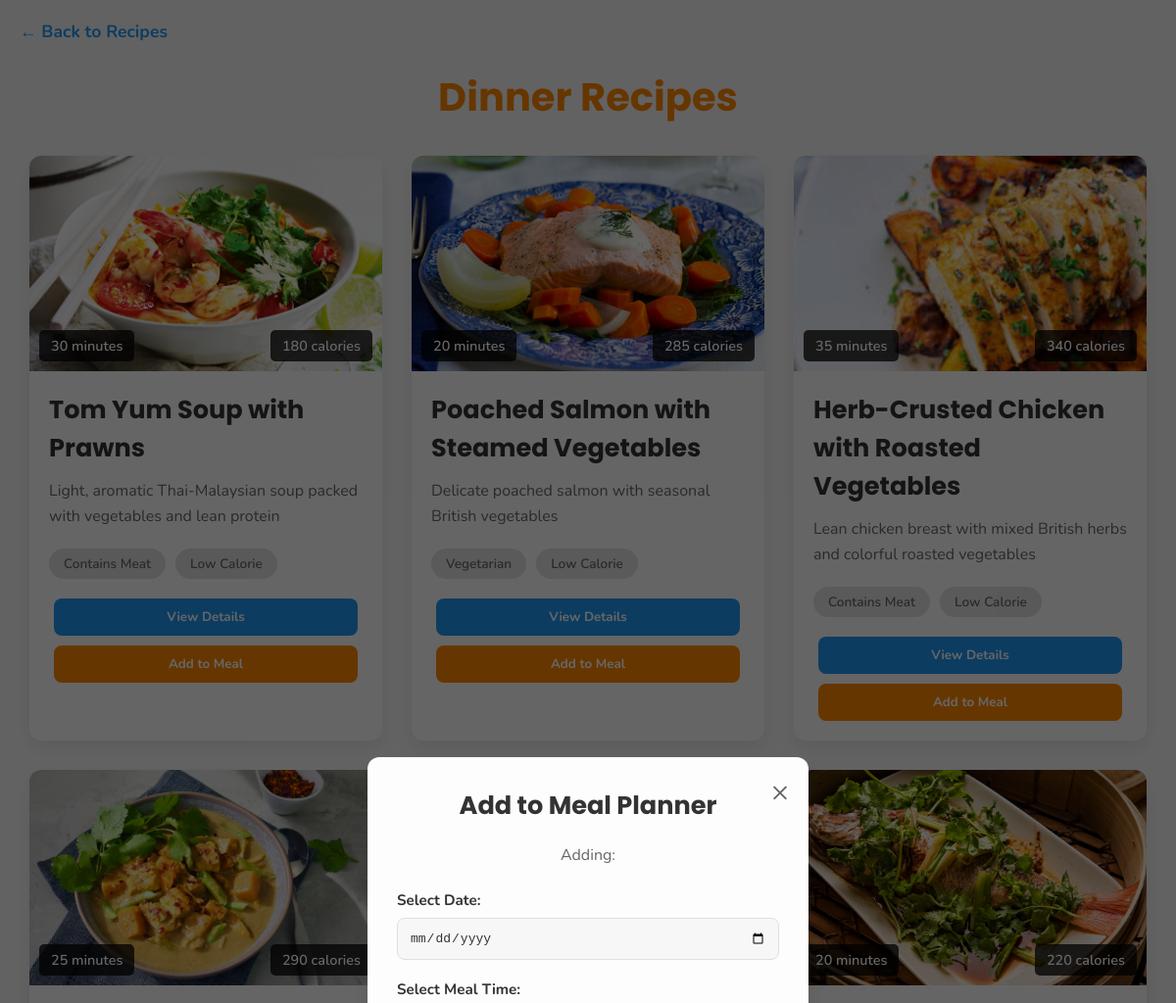
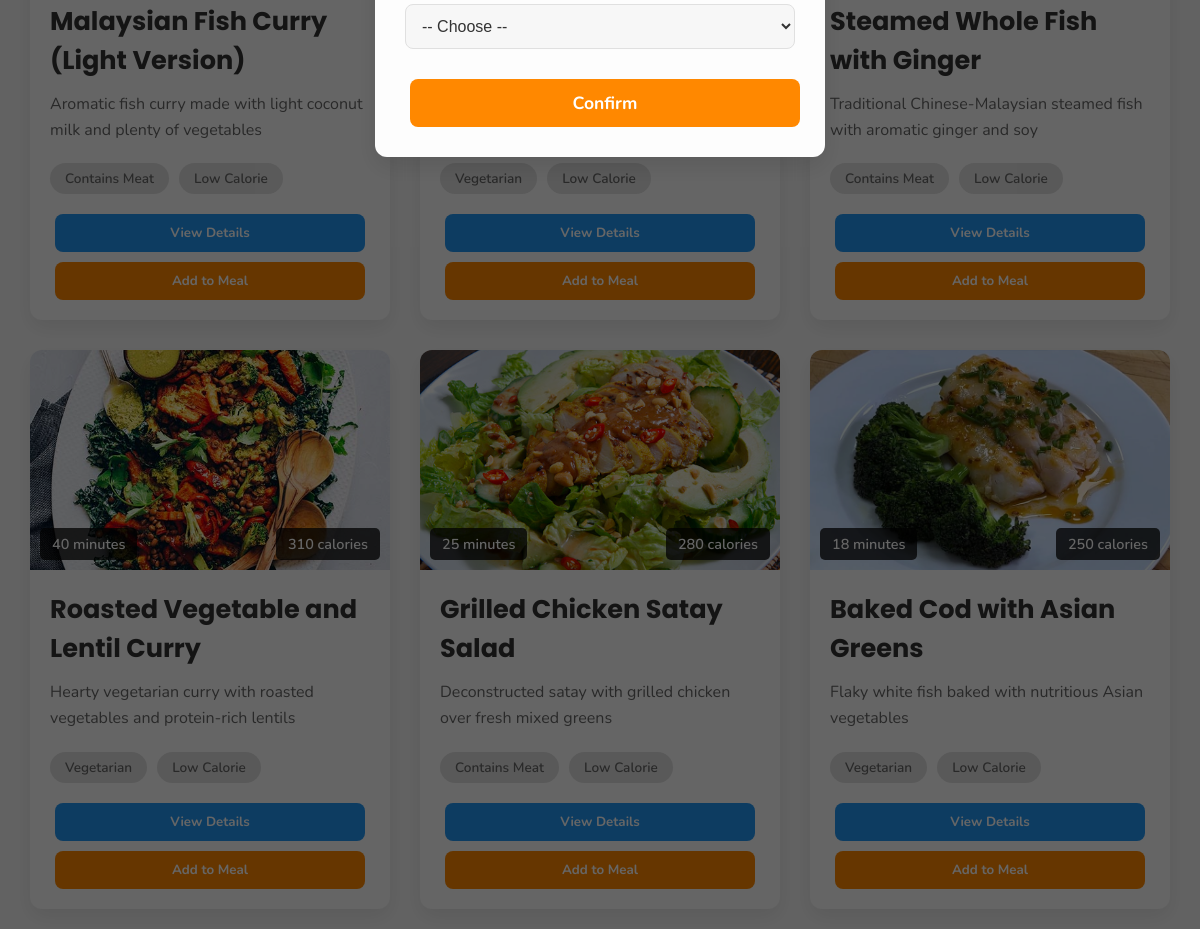
The app's page /php/category.php?category=dinner with its own data (2 pictures, top to bottom).
### tables this page shows
CREATE TABLE `recipes` (
  `recipeid` int NOT NULL,
  `name` varchar(255) NOT NULL,
  `photo` varchar(255) DEFAULT NULL,
  `description` text NOT NULL,
  `calories` int NOT NULL,
  `prep_time` varchar(50) NOT NULL,
  `ingredients` text NOT NULL,
  `instructions` text NOT NULL,
  `category` enum('breakfast','lunch','dinner','snack') NOT NULL,
  `created_at` timestamp NOT NULL DEFAULT CURRENT_TIMESTAMP
);

### php/category.php (the view, shortened to what this page needs)
<?php
include 'db.php';
$category = $_GET['category'];
$query = "SELECT * FROM recipes WHERE category='$category'";
$result = mysqli_query($conn, $query);
?>
<!DOCTYPE html>
<html>
<head>
</head>
<body>
    <a href="../recipe.php" class="back-link">← Back to Recipes</a>
    <h2><?= ucfirst($category) ?> Recipes</h2>
    <div class="recipe-container">
        <?php if (mysqli_num_rows($result) > 0): ?>
            <?php while ($row = mysqli_fetch_assoc($result)): ?>
                <div class="recipe-card">
                    <div class="recipe-image-container">
                        <?php if ($row['photo']): ?>
                            <img class="recipe-image" src="../image/<?= htmlspecialchars($row['photo']) ?>" alt="<?= htmlspecialchars($row['name']) ?>">
                        <?php else: ?>
                            <img class="recipe-image" src="../image/placeholder.jpg" alt="Recipe Image">
                        <?php endif; ?>
                        <div class="recipe-time"><?= htmlspecialchars($row['prep_time']) ?></div>
                        <div class="recipe-calories"><?= htmlspecialchars($row['calories']) ?> calories</div>
                    </div>
                    <div class="recipe-content">
                        <h3 class="recipe-title"><?= htmlspecialchars($row['name']) ?></h3>
                        <p class="recipe-description"><?= htmlspecialchars($row['description']) ?></p>
                        <div class="recipe-tags">
                            <?php
                            $ingredients_lower = strtolower($row['ingredients']);
                            if (strpos($ingredients_lower, 'chicken') !== false || strpos($ingredients_lower, 'beef') !== false || strpos($ingredients_lower, 'pork') !== false || strpos($ingredients_lower, 'fish') !== false): ?>
                                <span class="recipe-tag">Contains Meat</span>
                            <?php else: ?>
                                <span class="recipe-tag">Vegetarian</span>
                            <?php endif; ?>
                            <?php if ($row['calories'] && (int)$row['calories'] < 400): ?>
                                <span class="recipe-tag">Low Calorie</span>
                            <?php endif; ?>
                        </div>
                        <div class="button-row">
                            <button class="view-button" onclick="toggleDetails('details-<?= $row['recipeid'] ?>')">View Details</button>
                            <button class="add-button" onclick="openModal(<?= $row['recipeid'] ?>, '<?= htmlspecialchars($row['name'], ENT_QUOTES) ?>')">Add to Meal</button>
                        </div>
                    </div>
                </div>
            <?php endwhile; ?>
        <?php else: ?>
            <p style="text-align: center; width: 100%; color: var(--light-text); font-size: 1.2em;">No recipes found for this category.</p>
        <?php endif; ?>
    </div>
    <div id="mealModal">
        <div id="mealModalContent">
            <span class="close-button" onclick="closeModal()">&times;</span>
            <h3>Add to Meal Planner</h3>
            <p>Adding: <strong id="modalRecipeName"></strong></p>
            <form action="add_to_mealplanner.php" method="POST">
                <label for="meal_date">Select Date:</label>
                <input type="date" name="meal_date" id="meal_date" required>
                <label for="category_modal">Select Meal Time:</label>
                <select name="category" id="category_modal" required>
                    <option value="">-- Choose --</option>
                </select>
                <button type="submit" class="add-button">Confirm</button>
            </form>
        </div>
    </div>
</body>
</html>

### php/category.php (style rules this page uses)
:root { --primary-accent: #FF8800; --secondary-accent: #FFB22C; --dark-text: #333333; --light-text: #666666; --background-light: #FDFDFD; --background-darker: #F7F7F7; --border-color: #E0E0E0; --blue-button: #2196F3; --border-radius-base: 8px; --border-radius-large: 12px; --box-shadow-light: 0 4px 10px rgba(0,0,0,0.05); --box-shadow-medium: 0 8px 20px rgba(0,0,0,0.08); --box-shadow-heavy: 0 10px 25px rgba(0,0,0,0.1); }
* { box-sizing: border-box; margin: 0; padding: 0; }
body { font-family: 'Nunito', sans-serif; background-color: var(--background-darker); padding: 20px; color: var(--dark-text); }
h2 { font-family: 'Poppins', sans-serif; text-align: center; color: var(--primary-accent); margin-bottom: 30px; font-size: 2.5em; }
.recipe-container { display: flex; flex-wrap: wrap; justify-content: center; gap: 30px; max-width: 1200px; margin: 0 auto; }
.recipe-card { background-color: var(--background-light); border-radius: var(--border-radius-large); box-shadow: var(--box-shadow-medium); width: 100%; max-width: 360px; overflow: hidden; transition: transform 0.3s ease, box-shadow 0.3s ease; }
.recipe-image-container { position: relative; height: 220px; overflow: hidden; }
.recipe-image { width: 100%; height: 100%; object-fit: cover; transition: transform 0.3s ease; }
.recipe-time, .recipe-calories { position: absolute; bottom: 10px; background-color: rgba(0, 0, 0, 0.75); color: white; padding: 6px 12px; border-radius: 5px; font-size: 0.9em; font-weight: 600; }
.recipe-time { left: 10px; }
.recipe-calories { right: 10px; }
.recipe-content { padding: 20px; }
.recipe-title { font-family: 'Poppins', sans-serif; font-size: 1.6em; margin-bottom: 12px; color: var(--dark-text); }
.recipe-description { color: var(--light-text); margin-bottom: 20px; font-size: 1em; line-height: 1.6; }
.recipe-tags { display: flex; flex-wrap: wrap; margin-bottom: 20px; gap: 10px; }
.recipe-tag { background-color: var(--border-color); border-radius: 25px; padding: 6px 15px; font-size: 0.85em; color: var(--light-text); font-weight: 600; transition: background-color 0.2s; }
.button-row { display: flex; justify-content: space-between; margin-top: 15px; }
.view-button, .add-button { padding: 10px 20px; border: none; border-radius: var(--border-radius-base); cursor: pointer; font-weight: 700; transition: background-color 0.3s ease, transform 0.2s ease; font-family: 'Nunito', sans-serif; flex-grow: 1; margin: 0 5px; }
.view-button { background-color: var(--blue-button); color: white; }
.add-button { background-color: var(--primary-accent); color: white; }
.button-row { gap: 10px; flex-wrap: wrap; }
.button-row .view-button, .button-row .add-button { flex-basis: calc(50% - 5px); max-width: unset; }
.back-link { display: inline-block; margin-bottom: 25px; text-decoration: none; color: var(--blue-button); font-weight: 700; font-size: 1.1em; transition: color 0.2s ease; }
#mealModal { display: none; position: fixed; top: 0; left: 0; width: 100%; height: 100%; background: rgba(0, 0, 0, 0.6); z-index: 1000; display: flex; align-items: center; justify-content: center; }
#mealModalContent { background: var(--background-light); padding: 30px; border-radius: var(--border-radius-large); width: 90%; max-width: 450px; position: relative; box-shadow: var(--box-shadow-heavy); animation: fadeInScale 0.3s ease-out; }
#mealModalContent h3 { font-family: 'Poppins', sans-serif; margin-bottom: 20px; font-size: 1.6em; color: var(--dark-text); text-align: center; }
#mealModalContent p { margin-bottom: 25px; color: var(--light-text); text-align: center; }
#mealModalContent span.close-button { position: absolute; top: 15px; right: 20px; cursor: pointer; font-size: 30px; font-weight: normal; color: var(--light-text); transition: color 0.2s ease; }
#mealModalContent input[type="date"], #mealModalContent select { width: 100%; padding: 12px; margin-bottom: 20px; border: 1px solid var(--border-color); border-radius: var(--border-radius-base); font-size: 1em; color: var(--dark-text); background-color: var(--background-darker); }
#mealModalContent label { display: block; margin-bottom: 8px; font-weight: 700; color: var(--dark-text); font-size: 0.95em; }
#mealModalContent button.add-button { width: 100%; padding: 12px 20px; font-size: 1.1em; margin-top: 10px; }

### records on screen
recipes: photo (picture), prep_time "30 minutes", calories "180", name "Tom Yum Soup with Prawns", description "Light, aromatic Thai-Malaysian soup packed with vegetables and lean protein", shows "Contains Meat", shows "Low Calorie"
recipes: photo (picture), prep_time "20 minutes", calories "285", name "Poached Salmon with Steamed Vegetables", description "Delicate poached salmon with seasonal British vegetables", shows "Vegetarian", shows "Low Calorie"
recipes: photo (picture), prep_time "35 minutes", calories "340", name "Herb-Crusted Chicken with Roasted Vegetables", description "Lean chicken breast with mixed British herbs and colorful roasted vegetables", shows "Contains Meat", shows "Low Calorie"
recipes: photo (picture), prep_time "25 minutes", calories "290", name "Malaysian Fish Curry (Light Version)", description "Aromatic fish curry made with light coconut milk and plenty of vegetables", shows "Contains Meat", shows "Low Calorie"
recipes: shows "Vegetarian", calories "Low Calorie"
recipes: photo (picture), prep_time "20 minutes", calories "220", name "Steamed Whole Fish with Ginger", description "Traditional Chinese-Malaysian steamed fish with aromatic ginger and soy", shows "Contains Meat", shows "Low Calorie"
recipes: photo (picture), prep_time "40 minutes", calories "310", name "Roasted Vegetable and Lentil Curry", description "Hearty vegetarian curry with roasted vegetables and protein-rich lentils", shows "Vegetarian", shows "Low Calorie"
recipes: photo (picture), prep_time "25 minutes", calories "280", name "Grilled Chicken Satay Salad", description "Deconstructed satay with grilled chicken over fresh mixed greens", shows "Contains Meat", shows "Low Calorie"
recipes: photo (picture), prep_time "18 minutes", calories "250", name "Baked Cod with Asian Greens", description "Flaky white fish baked with nutritious Asian vegetables", shows "Vegetarian", shows "Low Calorie"

### other values on screen
$category "Dinner"
